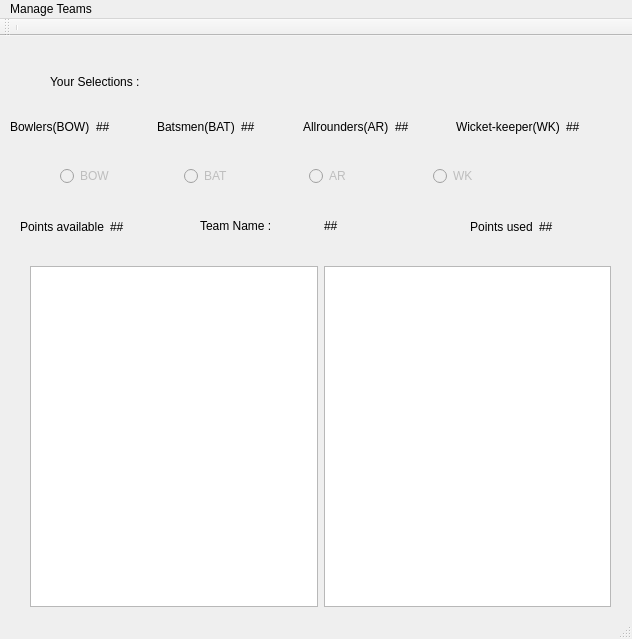
<?xml version="1.0" encoding="UTF-8"?>
<ui version="4.0">
 <class>MainWindow</class>
 <widget class="QMainWindow" name="MainWindow">
  <property name="geometry">
   <rect>
    <x>0</x>
    <y>0</y>
    <width>632</width>
    <height>639</height>
   </rect>
  </property>
  <property name="windowTitle">
   <string>MainWindow</string>
  </property>
  <widget class="QWidget" name="centralwidget">
   <widget class="QWidget" name="horizontalLayoutWidget">
    <property name="geometry">
     <rect>
      <x>10</x>
      <y>70</y>
      <width>611</width>
      <height>41</height>
     </rect>
    </property>
    <layout class="QHBoxLayout" name="horizontalLayout">
     <item>
      <widget class="QLabel" name="bowler_label">
       <property name="text">
        <string>Bowlers(BOW)</string>
       </property>
      </widget>
     </item>
     <item>
      <widget class="QLabel" name="bowler_text">
       <property name="text">
        <string>##</string>
       </property>
      </widget>
     </item>
     <item>
      <widget class="QLabel" name="batsmen_label">
       <property name="text">
        <string>Batsmen(BAT)</string>
       </property>
      </widget>
     </item>
     <item>
      <widget class="QLabel" name="batsmen_text">
       <property name="text">
        <string>##</string>
       </property>
      </widget>
     </item>
     <item>
      <widget class="QLabel" name="rounders_label">
       <property name="text">
        <string>Allrounders(AR)</string>
       </property>
      </widget>
     </item>
     <item>
      <widget class="QLabel" name="rounders_text">
       <property name="text">
        <string>##</string>
       </property>
      </widget>
     </item>
     <item>
      <widget class="QLabel" name="wicket_label">
       <property name="text">
        <string>Wicket-keeper(WK)</string>
       </property>
      </widget>
     </item>
     <item>
      <widget class="QLabel" name="wicket_text">
       <property name="text">
        <string>##</string>
       </property>
      </widget>
     </item>
    </layout>
   </widget>
   <widget class="QLabel" name="label">
    <property name="geometry">
     <rect>
      <x>50</x>
      <y>30</y>
      <width>111</width>
      <height>31</height>
     </rect>
    </property>
    <property name="text">
     <string>Your Selections :</string>
    </property>
   </widget>
   <widget class="QWidget" name="horizontalLayoutWidget_2">
    <property name="geometry">
     <rect>
      <x>470</x>
      <y>170</y>
      <width>121</width>
      <height>41</height>
     </rect>
    </property>
    <layout class="QHBoxLayout" name="horizontalLayout_2">
     <item>
      <widget class="QLabel" name="label_11">
       <property name="layoutDirection">
        <enum>Qt::LeftToRight</enum>
       </property>
       <property name="text">
        <string>Points used</string>
       </property>
       <property name="alignment">
        <set>Qt::AlignCenter</set>
       </property>
      </widget>
     </item>
     <item>
      <widget class="QLabel" name="points_used">
       <property name="text">
        <string>##</string>
       </property>
      </widget>
     </item>
    </layout>
   </widget>
   <widget class="QWidget" name="horizontalLayoutWidget_3">
    <property name="geometry">
     <rect>
      <x>20</x>
      <y>170</y>
      <width>151</width>
      <height>41</height>
     </rect>
    </property>
    <layout class="QHBoxLayout" name="horizontalLayout_3">
     <item>
      <widget class="QLabel" name="label_10">
       <property name="text">
        <string>Points available</string>
       </property>
      </widget>
     </item>
     <item>
      <widget class="QLabel" name="points_available">
       <property name="text">
        <string>##</string>
       </property>
      </widget>
     </item>
    </layout>
   </widget>
   <widget class="QWidget" name="horizontalLayoutWidget_6">
    <property name="geometry">
     <rect>
      <x>60</x>
      <y>120</y>
      <width>491</width>
      <height>41</height>
     </rect>
    </property>
    <layout class="QHBoxLayout" name="horizontalLayout_6">
     <item>
      <widget class="QRadioButton" name="bowler_radio">
       <property name="enabled">
        <bool>false</bool>
       </property>
       <property name="text">
        <string>BOW</string>
       </property>
      </widget>
     </item>
     <item>
      <widget class="QRadioButton" name="bowler_radio_2">
       <property name="enabled">
        <bool>false</bool>
       </property>
       <property name="text">
        <string>BAT</string>
       </property>
      </widget>
     </item>
     <item>
      <widget class="QRadioButton" name="rounders_radio">
       <property name="enabled">
        <bool>false</bool>
       </property>
       <property name="text">
        <string>AR</string>
       </property>
      </widget>
     </item>
     <item>
      <widget class="QRadioButton" name="wicket_radio">
       <property name="enabled">
        <bool>false</bool>
       </property>
       <property name="text">
        <string>WK</string>
       </property>
      </widget>
     </item>
    </layout>
   </widget>
   <widget class="QWidget" name="horizontalLayoutWidget_5">
    <property name="geometry">
     <rect>
      <x>200</x>
      <y>170</y>
      <width>241</width>
      <height>39</height>
     </rect>
    </property>
    <layout class="QHBoxLayout" name="horizontalLayout_4">
     <item>
      <widget class="QLabel" name="team_name_label">
       <property name="text">
        <string>Team Name :</string>
       </property>
      </widget>
     </item>
     <item>
      <widget class="QLabel" name="team_name_box">
       <property name="text">
        <string>##</string>
       </property>
      </widget>
     </item>
    </layout>
   </widget>
   <widget class="QWidget" name="horizontalLayoutWidget_4">
    <property name="geometry">
     <rect>
      <x>30</x>
      <y>230</y>
      <width>581</width>
      <height>341</height>
     </rect>
    </property>
    <layout class="QHBoxLayout" name="horizontalLayout_5">
     <item>
      <widget class="QListWidget" name="player_list"/>
     </item>
     <item>
      <widget class="QListWidget" name="final_list"/>
     </item>
    </layout>
   </widget>
  </widget>
  <widget class="QStatusBar" name="statusbar"/>
  <widget class="QToolBar" name="MANAGETeams">
   <property name="mouseTracking">
    <bool>true</bool>
   </property>
   <property name="acceptDrops">
    <bool>true</bool>
   </property>
   <property name="windowTitle">
    <string>toolBar</string>
   </property>
   <property name="autoFillBackground">
    <bool>true</bool>
   </property>
   <attribute name="toolBarArea">
    <enum>TopToolBarArea</enum>
   </attribute>
   <attribute name="toolBarBreak">
    <bool>false</bool>
   </attribute>
   <addaction name="separator"/>
  </widget>
  <widget class="QMenuBar" name="menubar">
   <property name="geometry">
    <rect>
     <x>0</x>
     <y>0</y>
     <width>632</width>
     <height>25</height>
    </rect>
   </property>
   <widget class="QMenu" name="menuManage_Teams">
    <property name="title">
     <string>Manage Teams</string>
    </property>
    <addaction name="NEW"/>
    <addaction name="SAVE"/>
    <addaction name="OPEN"/>
    <addaction name="EVALUATE"/>
   </widget>
   <addaction name="menuManage_Teams"/>
  </widget>
  <action name="action_NEW">
   <property name="text">
    <string>NEW Team</string>
   </property>
  </action>
  <action name="action_SAVE">
   <property name="text">
    <string>SAVE Team</string>
   </property>
  </action>
  <action name="action_OPEN">
   <property name="text">
    <string>OPEN Team</string>
   </property>
  </action>
  <action name="action_EVALUATE">
   <property name="text">
    <string>EVALUATE Team</string>
   </property>
  </action>
  <action name="NEW">
   <property name="text">
    <string>NEW Team</string>
   </property>
  </action>
  <action name="SAVE">
   <property name="text">
    <string>SAVE Team</string>
   </property>
  </action>
  <action name="OPEN">
   <property name="text">
    <string>OPEN Team</string>
   </property>
  </action>
  <action name="EVALUATE">
   <property name="text">
    <string>EVALUATE Team</string>
   </property>
  </action>
 </widget>
 <resources/>
 <connections/>
</ui>
